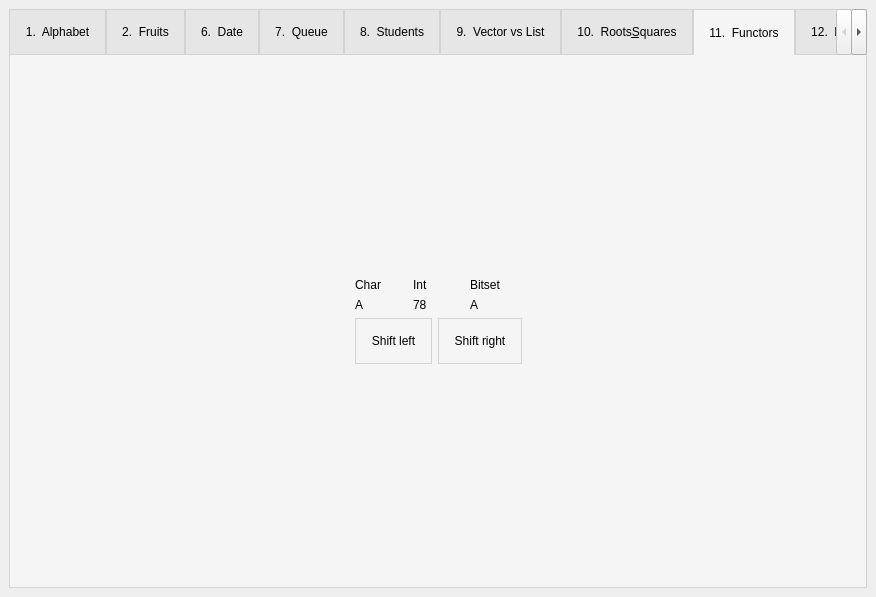
<?xml version="1.0" encoding="UTF-8"?>
<ui version="4.0">
 <class>MainWindow</class>
 <widget class="QMainWindow" name="MainWindow">
  <property name="geometry">
   <rect>
    <x>0</x>
    <y>0</y>
    <width>706</width>
    <height>597</height>
   </rect>
  </property>
  <property name="windowTitle">
   <string>MainWindow</string>
  </property>
  <property name="styleSheet">
   <string notr="true">QPushButton {
 background: rgb(245, 245, 245); 
  border: 1px solid lightgray; 
  padding: 15px;
}

QPushButton::pressed {
	background: rgb(230, 230, 230); 
}</string>
  </property>
  <widget class="QWidget" name="centralwidget">
   <property name="sizePolicy">
    <sizepolicy hsizetype="MinimumExpanding" vsizetype="MinimumExpanding">
     <horstretch>0</horstretch>
     <verstretch>0</verstretch>
    </sizepolicy>
   </property>
   <layout class="QHBoxLayout" name="horizontalLayout_10">
    <item>
     <widget class="QTabWidget" name="tabWidget">
      <property name="sizePolicy">
       <sizepolicy hsizetype="MinimumExpanding" vsizetype="MinimumExpanding">
        <horstretch>0</horstretch>
        <verstretch>0</verstretch>
       </sizepolicy>
      </property>
      <property name="styleSheet">
       <string notr="true">QTabWidget::pane {
  border: 1px solid lightgray;
  top:-1px; 
  /*background: red;*/
 background: rgb(245, 245, 245);
} 

QTabWidget::tab-bar {
	background: red;
	left: 0;
}

QTabBar::pane {
	background: red;
}

QTabBar::tab {
  background: rgb(230, 230, 230); 
  border: 1px solid lightgray; 
  padding: 15px;
} 

QTabBar::tab:selected { 
  background: rgb(245, 245, 245); 
  margin-bottom: -1px; 
}</string>
      </property>
      <property name="tabPosition">
       <enum>QTabWidget::North</enum>
      </property>
      <property name="tabShape">
       <enum>QTabWidget::Rounded</enum>
      </property>
      <property name="currentIndex">
       <number>7</number>
      </property>
      <property name="elideMode">
       <enum>Qt::ElideNone</enum>
      </property>
      <property name="usesScrollButtons">
       <bool>true</bool>
      </property>
      <widget class="QWidget" name="tab">
       <attribute name="title">
        <string>1.  Alphabet</string>
       </attribute>
       <layout class="QVBoxLayout" name="verticalLayout_7">
        <item>
         <layout class="QVBoxLayout" name="verticalLayout_2">
          <property name="spacing">
           <number>0</number>
          </property>
          <property name="leftMargin">
           <number>10</number>
          </property>
          <property name="topMargin">
           <number>10</number>
          </property>
          <property name="rightMargin">
           <number>10</number>
          </property>
          <property name="bottomMargin">
           <number>10</number>
          </property>
          <item>
           <spacer name="verticalSpacer_3">
            <property name="orientation">
             <enum>Qt::Vertical</enum>
            </property>
            <property name="sizeType">
             <enum>QSizePolicy::MinimumExpanding</enum>
            </property>
            <property name="sizeHint" stdset="0">
             <size>
              <width>20</width>
              <height>40</height>
             </size>
            </property>
           </spacer>
          </item>
          <item>
           <layout class="QHBoxLayout" name="horizontalLayout_3">
            <item>
             <spacer name="horizontalSpacer_5">
              <property name="orientation">
               <enum>Qt::Horizontal</enum>
              </property>
              <property name="sizeType">
               <enum>QSizePolicy::MinimumExpanding</enum>
              </property>
              <property name="sizeHint" stdset="0">
               <size>
                <width>40</width>
                <height>20</height>
               </size>
              </property>
             </spacer>
            </item>
            <item>
             <widget class="QLabel" name="label">
              <property name="font">
               <font>
                <pointsize>40</pointsize>
               </font>
              </property>
              <property name="text">
               <string>TextLabel</string>
              </property>
             </widget>
            </item>
            <item>
             <spacer name="horizontalSpacer">
              <property name="orientation">
               <enum>Qt::Horizontal</enum>
              </property>
              <property name="sizeType">
               <enum>QSizePolicy::MinimumExpanding</enum>
              </property>
              <property name="sizeHint" stdset="0">
               <size>
                <width>40</width>
                <height>20</height>
               </size>
              </property>
             </spacer>
            </item>
           </layout>
          </item>
          <item>
           <spacer name="verticalSpacer_2">
            <property name="orientation">
             <enum>Qt::Vertical</enum>
            </property>
            <property name="sizeType">
             <enum>QSizePolicy::MinimumExpanding</enum>
            </property>
            <property name="sizeHint" stdset="0">
             <size>
              <width>20</width>
              <height>40</height>
             </size>
            </property>
           </spacer>
          </item>
          <item>
           <layout class="QHBoxLayout" name="horizontalLayout_4">
            <item>
             <spacer name="horizontalSpacer_2">
              <property name="orientation">
               <enum>Qt::Horizontal</enum>
              </property>
              <property name="sizeHint" stdset="0">
               <size>
                <width>40</width>
                <height>20</height>
               </size>
              </property>
             </spacer>
            </item>
            <item>
             <widget class="QPushButton" name="pushButton">
              <property name="styleSheet">
               <string notr="true"/>
              </property>
              <property name="text">
               <string>Forward</string>
              </property>
             </widget>
            </item>
            <item>
             <spacer name="horizontalSpacer_3">
              <property name="orientation">
               <enum>Qt::Horizontal</enum>
              </property>
              <property name="sizeHint" stdset="0">
               <size>
                <width>40</width>
                <height>20</height>
               </size>
              </property>
             </spacer>
            </item>
            <item>
             <widget class="QPushButton" name="pushButton_2">
              <property name="text">
               <string>Reverse</string>
              </property>
             </widget>
            </item>
            <item>
             <spacer name="horizontalSpacer_4">
              <property name="orientation">
               <enum>Qt::Horizontal</enum>
              </property>
              <property name="sizeHint" stdset="0">
               <size>
                <width>40</width>
                <height>20</height>
               </size>
              </property>
             </spacer>
            </item>
           </layout>
          </item>
          <item>
           <spacer name="verticalSpacer">
            <property name="orientation">
             <enum>Qt::Vertical</enum>
            </property>
            <property name="sizeType">
             <enum>QSizePolicy::MinimumExpanding</enum>
            </property>
            <property name="sizeHint" stdset="0">
             <size>
              <width>20</width>
              <height>40</height>
             </size>
            </property>
           </spacer>
          </item>
         </layout>
        </item>
       </layout>
      </widget>
      <widget class="QWidget" name="tab_2">
       <attribute name="title">
        <string>2.  Fruits</string>
       </attribute>
       <layout class="QVBoxLayout" name="verticalLayout_8">
        <item>
         <layout class="QHBoxLayout" name="horizontalLayout_5">
          <property name="sizeConstraint">
           <enum>QLayout::SetMaximumSize</enum>
          </property>
          <property name="leftMargin">
           <number>20</number>
          </property>
          <property name="topMargin">
           <number>20</number>
          </property>
          <property name="rightMargin">
           <number>20</number>
          </property>
          <property name="bottomMargin">
           <number>20</number>
          </property>
          <item>
           <spacer name="horizontalSpacer_6">
            <property name="orientation">
             <enum>Qt::Horizontal</enum>
            </property>
            <property name="sizeHint" stdset="0">
             <size>
              <width>40</width>
              <height>20</height>
             </size>
            </property>
           </spacer>
          </item>
          <item>
           <layout class="QVBoxLayout" name="verticalLayout_3">
            <item>
             <layout class="QHBoxLayout" name="horizontalLayout_6">
              <property name="topMargin">
               <number>0</number>
              </property>
              <property name="bottomMargin">
               <number>0</number>
              </property>
              <item>
               <spacer name="horizontalSpacer_10">
                <property name="orientation">
                 <enum>Qt::Horizontal</enum>
                </property>
                <property name="sizeHint" stdset="0">
                 <size>
                  <width>40</width>
                  <height>20</height>
                 </size>
                </property>
               </spacer>
              </item>
              <item>
               <widget class="QLabel" name="label_2">
                <property name="font">
                 <font>
                  <pointsize>20</pointsize>
                 </font>
                </property>
                <property name="text">
                 <string>Input</string>
                </property>
               </widget>
              </item>
              <item>
               <spacer name="horizontalSpacer_11">
                <property name="orientation">
                 <enum>Qt::Horizontal</enum>
                </property>
                <property name="sizeHint" stdset="0">
                 <size>
                  <width>40</width>
                  <height>20</height>
                 </size>
                </property>
               </spacer>
              </item>
             </layout>
            </item>
            <item>
             <widget class="QListView" name="listView"/>
            </item>
            <item>
             <layout class="QHBoxLayout" name="horizontalLayout_8">
              <property name="topMargin">
               <number>0</number>
              </property>
              <property name="bottomMargin">
               <number>0</number>
              </property>
              <item>
               <widget class="QLineEdit" name="lineEdit"/>
              </item>
              <item>
               <widget class="QPushButton" name="pushButton_7">
                <property name="styleSheet">
                 <string notr="true">QPushButton {
	padding: 2px;
}</string>
                </property>
                <property name="text">
                 <string>Add</string>
                </property>
               </widget>
              </item>
             </layout>
            </item>
           </layout>
          </item>
          <item>
           <spacer name="horizontalSpacer_8">
            <property name="orientation">
             <enum>Qt::Horizontal</enum>
            </property>
            <property name="sizeHint" stdset="0">
             <size>
              <width>40</width>
              <height>20</height>
             </size>
            </property>
           </spacer>
          </item>
          <item>
           <layout class="QVBoxLayout" name="verticalLayout_5">
            <item>
             <widget class="QPushButton" name="pushButton_3">
              <property name="text">
               <string>Starts with 'A'</string>
              </property>
             </widget>
            </item>
            <item>
             <widget class="QPushButton" name="pushButton_4">
              <property name="text">
               <string>Sort</string>
              </property>
             </widget>
            </item>
            <item>
             <widget class="QPushButton" name="pushButton_5">
              <property name="text">
               <string>Remove Citrus</string>
              </property>
             </widget>
            </item>
            <item>
             <widget class="QPushButton" name="pushButton_6">
              <property name="text">
               <string>Load from file</string>
              </property>
             </widget>
            </item>
           </layout>
          </item>
          <item>
           <spacer name="horizontalSpacer_9">
            <property name="orientation">
             <enum>Qt::Horizontal</enum>
            </property>
            <property name="sizeHint" stdset="0">
             <size>
              <width>40</width>
              <height>20</height>
             </size>
            </property>
           </spacer>
          </item>
          <item>
           <layout class="QVBoxLayout" name="verticalLayout_4">
            <item>
             <layout class="QHBoxLayout" name="horizontalLayout_7">
              <property name="topMargin">
               <number>0</number>
              </property>
              <property name="bottomMargin">
               <number>0</number>
              </property>
              <item>
               <spacer name="horizontalSpacer_12">
                <property name="orientation">
                 <enum>Qt::Horizontal</enum>
                </property>
                <property name="sizeHint" stdset="0">
                 <size>
                  <width>40</width>
                  <height>20</height>
                 </size>
                </property>
               </spacer>
              </item>
              <item>
               <widget class="QLabel" name="label_4">
                <property name="font">
                 <font>
                  <pointsize>20</pointsize>
                 </font>
                </property>
                <property name="text">
                 <string>Output</string>
                </property>
               </widget>
              </item>
              <item>
               <spacer name="horizontalSpacer_13">
                <property name="orientation">
                 <enum>Qt::Horizontal</enum>
                </property>
                <property name="sizeHint" stdset="0">
                 <size>
                  <width>40</width>
                  <height>20</height>
                 </size>
                </property>
               </spacer>
              </item>
             </layout>
            </item>
            <item>
             <widget class="QListView" name="listView_2"/>
            </item>
           </layout>
          </item>
          <item>
           <spacer name="horizontalSpacer_7">
            <property name="orientation">
             <enum>Qt::Horizontal</enum>
            </property>
            <property name="sizeHint" stdset="0">
             <size>
              <width>40</width>
              <height>20</height>
             </size>
            </property>
           </spacer>
          </item>
         </layout>
        </item>
       </layout>
      </widget>
      <widget class="QWidget" name="tab_3">
       <attribute name="title">
        <string>6.  Date</string>
       </attribute>
       <layout class="QVBoxLayout" name="verticalLayout_10">
        <item>
         <layout class="QHBoxLayout" name="horizontalLayout_9">
          <property name="leftMargin">
           <number>20</number>
          </property>
          <property name="topMargin">
           <number>20</number>
          </property>
          <property name="rightMargin">
           <number>20</number>
          </property>
          <property name="bottomMargin">
           <number>20</number>
          </property>
          <item>
           <spacer name="horizontalSpacer_14">
            <property name="orientation">
             <enum>Qt::Horizontal</enum>
            </property>
            <property name="sizeHint" stdset="0">
             <size>
              <width>40</width>
              <height>20</height>
             </size>
            </property>
           </spacer>
          </item>
          <item>
           <layout class="QVBoxLayout" name="verticalLayout_6">
            <item>
             <spacer name="verticalSpacer_5">
              <property name="orientation">
               <enum>Qt::Vertical</enum>
              </property>
              <property name="sizeHint" stdset="0">
               <size>
                <width>20</width>
                <height>40</height>
               </size>
              </property>
             </spacer>
            </item>
            <item>
             <widget class="QLineEdit" name="lineEdit_2"/>
            </item>
            <item>
             <widget class="QPushButton" name="pushButton_8">
              <property name="text">
               <string>Add</string>
              </property>
             </widget>
            </item>
            <item>
             <spacer name="verticalSpacer_4">
              <property name="orientation">
               <enum>Qt::Vertical</enum>
              </property>
              <property name="sizeHint" stdset="0">
               <size>
                <width>20</width>
                <height>40</height>
               </size>
              </property>
             </spacer>
            </item>
           </layout>
          </item>
          <item>
           <spacer name="horizontalSpacer_15">
            <property name="orientation">
             <enum>Qt::Horizontal</enum>
            </property>
            <property name="sizeHint" stdset="0">
             <size>
              <width>40</width>
              <height>20</height>
             </size>
            </property>
           </spacer>
          </item>
          <item>
           <widget class="QListView" name="listView_3"/>
          </item>
          <item>
           <spacer name="horizontalSpacer_16">
            <property name="orientation">
             <enum>Qt::Horizontal</enum>
            </property>
            <property name="sizeHint" stdset="0">
             <size>
              <width>40</width>
              <height>20</height>
             </size>
            </property>
           </spacer>
          </item>
         </layout>
        </item>
       </layout>
      </widget>
      <widget class="QWidget" name="tab_4">
       <attribute name="title">
        <string>7.  Queue</string>
       </attribute>
      </widget>
      <widget class="QWidget" name="tab_5">
       <attribute name="title">
        <string>8.  Students</string>
       </attribute>
       <layout class="QHBoxLayout" name="horizontalLayout_15">
        <item>
         <spacer name="horizontalSpacer_20">
          <property name="orientation">
           <enum>Qt::Horizontal</enum>
          </property>
          <property name="sizeHint" stdset="0">
           <size>
            <width>40</width>
            <height>20</height>
           </size>
          </property>
         </spacer>
        </item>
        <item>
         <layout class="QVBoxLayout" name="verticalLayout_13">
          <item>
           <spacer name="verticalSpacer_6">
            <property name="orientation">
             <enum>Qt::Vertical</enum>
            </property>
            <property name="sizeHint" stdset="0">
             <size>
              <width>20</width>
              <height>40</height>
             </size>
            </property>
           </spacer>
          </item>
          <item>
           <layout class="QVBoxLayout" name="verticalLayout_12">
            <item>
             <layout class="QHBoxLayout" name="horizontalLayout_11">
              <item>
               <widget class="QLabel" name="label_10">
                <property name="text">
                 <string>0</string>
                </property>
               </widget>
              </item>
              <item>
               <widget class="QLineEdit" name="lineEdit_3"/>
              </item>
              <item>
               <widget class="QPushButton" name="pushButton_9">
                <property name="text">
                 <string>Mark Today</string>
                </property>
               </widget>
              </item>
             </layout>
            </item>
            <item>
             <layout class="QVBoxLayout" name="verticalLayout_11">
              <item>
               <layout class="QHBoxLayout" name="horizontalLayout_12">
                <item>
                 <widget class="QLabel" name="label_3">
                  <property name="text">
                   <string>12 days:</string>
                  </property>
                 </widget>
                </item>
                <item>
                 <widget class="QLabel" name="label_5">
                  <property name="text">
                   <string>TextLabel</string>
                  </property>
                 </widget>
                </item>
                <item>
                 <spacer name="horizontalSpacer_17">
                  <property name="orientation">
                   <enum>Qt::Horizontal</enum>
                  </property>
                  <property name="sizeHint" stdset="0">
                   <size>
                    <width>40</width>
                    <height>20</height>
                   </size>
                  </property>
                 </spacer>
                </item>
               </layout>
              </item>
              <item>
               <layout class="QHBoxLayout" name="horizontalLayout_13">
                <item>
                 <widget class="QLabel" name="label_6">
                  <property name="text">
                   <string>8 days:</string>
                  </property>
                 </widget>
                </item>
                <item>
                 <widget class="QLabel" name="label_7">
                  <property name="text">
                   <string>TextLabel</string>
                  </property>
                 </widget>
                </item>
                <item>
                 <spacer name="horizontalSpacer_18">
                  <property name="orientation">
                   <enum>Qt::Horizontal</enum>
                  </property>
                  <property name="sizeHint" stdset="0">
                   <size>
                    <width>40</width>
                    <height>20</height>
                   </size>
                  </property>
                 </spacer>
                </item>
               </layout>
              </item>
              <item>
               <layout class="QHBoxLayout" name="horizontalLayout_14">
                <item>
                 <widget class="QLabel" name="label_8">
                  <property name="text">
                   <string>Never:</string>
                  </property>
                 </widget>
                </item>
                <item>
                 <widget class="QLabel" name="label_9">
                  <property name="text">
                   <string>TextLabel</string>
                  </property>
                 </widget>
                </item>
                <item>
                 <spacer name="horizontalSpacer_19">
                  <property name="orientation">
                   <enum>Qt::Horizontal</enum>
                  </property>
                  <property name="sizeHint" stdset="0">
                   <size>
                    <width>40</width>
                    <height>20</height>
                   </size>
                  </property>
                 </spacer>
                </item>
               </layout>
              </item>
             </layout>
            </item>
           </layout>
          </item>
          <item>
           <spacer name="verticalSpacer_7">
            <property name="orientation">
             <enum>Qt::Vertical</enum>
            </property>
            <property name="sizeHint" stdset="0">
             <size>
              <width>20</width>
              <height>40</height>
             </size>
            </property>
           </spacer>
          </item>
         </layout>
        </item>
        <item>
         <spacer name="horizontalSpacer_21">
          <property name="orientation">
           <enum>Qt::Horizontal</enum>
          </property>
          <property name="sizeHint" stdset="0">
           <size>
            <width>40</width>
            <height>20</height>
           </size>
          </property>
         </spacer>
        </item>
       </layout>
      </widget>
      <widget class="QWidget" name="tab_6">
       <attribute name="title">
        <string>9.  Vector vs List</string>
       </attribute>
       <layout class="QVBoxLayout" name="verticalLayout_15">
        <item>
         <spacer name="verticalSpacer_8">
          <property name="orientation">
           <enum>Qt::Vertical</enum>
          </property>
          <property name="sizeHint" stdset="0">
           <size>
            <width>20</width>
            <height>40</height>
           </size>
          </property>
         </spacer>
        </item>
        <item>
         <layout class="QHBoxLayout" name="horizontalLayout_19">
          <item>
           <spacer name="horizontalSpacer_22">
            <property name="orientation">
             <enum>Qt::Horizontal</enum>
            </property>
            <property name="sizeHint" stdset="0">
             <size>
              <width>40</width>
              <height>20</height>
             </size>
            </property>
           </spacer>
          </item>
          <item>
           <layout class="QVBoxLayout" name="verticalLayout_14">
            <item>
             <layout class="QHBoxLayout" name="horizontalLayout_16">
              <item>
               <widget class="QLabel" name="label_11">
                <property name="text">
                 <string>Number of random accesses</string>
                </property>
               </widget>
              </item>
              <item>
               <widget class="QSpinBox" name="spinBox"/>
              </item>
              <item>
               <widget class="QPushButton" name="pushButton_10">
                <property name="text">
                 <string>Run</string>
                </property>
               </widget>
              </item>
             </layout>
            </item>
            <item>
             <layout class="QHBoxLayout" name="horizontalLayout_17">
              <item>
               <widget class="QLabel" name="label_12">
                <property name="font">
                 <font>
                  <pointsize>20</pointsize>
                 </font>
                </property>
                <property name="text">
                 <string>Vector time:</string>
                </property>
               </widget>
              </item>
              <item>
               <widget class="QLabel" name="label_13">
                <property name="font">
                 <font>
                  <family>Helvetica</family>
                  <pointsize>25</pointsize>
                  <weight>75</weight>
                  <bold>true</bold>
                 </font>
                </property>
                <property name="text">
                 <string>0</string>
                </property>
               </widget>
              </item>
             </layout>
            </item>
            <item>
             <layout class="QHBoxLayout" name="horizontalLayout_18">
              <item>
               <widget class="QLabel" name="label_14">
                <property name="font">
                 <font>
                  <pointsize>20</pointsize>
                 </font>
                </property>
                <property name="text">
                 <string>List time:</string>
                </property>
               </widget>
              </item>
              <item>
               <widget class="QLabel" name="label_15">
                <property name="font">
                 <font>
                  <family>Helvetica</family>
                  <pointsize>25</pointsize>
                  <weight>75</weight>
                  <bold>true</bold>
                 </font>
                </property>
                <property name="text">
                 <string>0</string>
                </property>
               </widget>
              </item>
             </layout>
            </item>
           </layout>
          </item>
          <item>
           <spacer name="horizontalSpacer_23">
            <property name="orientation">
             <enum>Qt::Horizontal</enum>
            </property>
            <property name="sizeHint" stdset="0">
             <size>
              <width>40</width>
              <height>20</height>
             </size>
            </property>
           </spacer>
          </item>
         </layout>
        </item>
        <item>
         <spacer name="verticalSpacer_9">
          <property name="orientation">
           <enum>Qt::Vertical</enum>
          </property>
          <property name="sizeHint" stdset="0">
           <size>
            <width>20</width>
            <height>40</height>
           </size>
          </property>
         </spacer>
        </item>
       </layout>
      </widget>
      <widget class="QWidget" name="tab_7">
       <attribute name="title">
        <string>10.  Roots&amp;Squares</string>
       </attribute>
       <layout class="QVBoxLayout" name="verticalLayout_18">
        <item>
         <spacer name="verticalSpacer_10">
          <property name="orientation">
           <enum>Qt::Vertical</enum>
          </property>
          <property name="sizeHint" stdset="0">
           <size>
            <width>20</width>
            <height>40</height>
           </size>
          </property>
         </spacer>
        </item>
        <item>
         <layout class="QHBoxLayout" name="horizontalLayout_21">
          <item>
           <spacer name="horizontalSpacer_24">
            <property name="orientation">
             <enum>Qt::Horizontal</enum>
            </property>
            <property name="sizeHint" stdset="0">
             <size>
              <width>40</width>
              <height>20</height>
             </size>
            </property>
           </spacer>
          </item>
          <item>
           <layout class="QHBoxLayout" name="horizontalLayout_20">
            <item>
             <layout class="QVBoxLayout" name="verticalLayout_16">
              <item>
               <widget class="QLabel" name="label_16">
                <property name="text">
                 <string>Squares</string>
                </property>
               </widget>
              </item>
              <item>
               <widget class="QListWidget" name="listWidget">
                <property name="maximumSize">
                 <size>
                  <width>100</width>
                  <height>16777215</height>
                 </size>
                </property>
               </widget>
              </item>
             </layout>
            </item>
            <item>
             <spacer name="horizontalSpacer_26">
              <property name="orientation">
               <enum>Qt::Horizontal</enum>
              </property>
              <property name="sizeHint" stdset="0">
               <size>
                <width>40</width>
                <height>20</height>
               </size>
              </property>
             </spacer>
            </item>
            <item>
             <layout class="QVBoxLayout" name="verticalLayout_17">
              <item>
               <widget class="QLabel" name="label_17">
                <property name="text">
                 <string>Roots</string>
                </property>
               </widget>
              </item>
              <item>
               <widget class="QListWidget" name="listWidget_2">
                <property name="maximumSize">
                 <size>
                  <width>100</width>
                  <height>16777215</height>
                 </size>
                </property>
               </widget>
              </item>
             </layout>
            </item>
           </layout>
          </item>
          <item>
           <spacer name="horizontalSpacer_25">
            <property name="orientation">
             <enum>Qt::Horizontal</enum>
            </property>
            <property name="sizeHint" stdset="0">
             <size>
              <width>40</width>
              <height>20</height>
             </size>
            </property>
           </spacer>
          </item>
         </layout>
        </item>
        <item>
         <layout class="QHBoxLayout" name="horizontalLayout_22">
          <property name="topMargin">
           <number>20</number>
          </property>
          <item>
           <spacer name="horizontalSpacer_27">
            <property name="orientation">
             <enum>Qt::Horizontal</enum>
            </property>
            <property name="sizeHint" stdset="0">
             <size>
              <width>40</width>
              <height>20</height>
             </size>
            </property>
           </spacer>
          </item>
          <item>
           <widget class="QPushButton" name="pushButton_11">
            <property name="maximumSize">
             <size>
              <width>16777215</width>
              <height>16777215</height>
             </size>
            </property>
            <property name="text">
             <string>Ну давай, нападай</string>
            </property>
           </widget>
          </item>
          <item>
           <spacer name="horizontalSpacer_28">
            <property name="orientation">
             <enum>Qt::Horizontal</enum>
            </property>
            <property name="sizeHint" stdset="0">
             <size>
              <width>40</width>
              <height>20</height>
             </size>
            </property>
           </spacer>
          </item>
         </layout>
        </item>
        <item>
         <spacer name="verticalSpacer_11">
          <property name="orientation">
           <enum>Qt::Vertical</enum>
          </property>
          <property name="sizeHint" stdset="0">
           <size>
            <width>20</width>
            <height>40</height>
           </size>
          </property>
         </spacer>
        </item>
       </layout>
      </widget>
      <widget class="QWidget" name="tab_8">
       <attribute name="title">
        <string>11.  Functors</string>
       </attribute>
       <layout class="QVBoxLayout" name="verticalLayout_23">
        <item>
         <spacer name="verticalSpacer_12">
          <property name="orientation">
           <enum>Qt::Vertical</enum>
          </property>
          <property name="sizeHint" stdset="0">
           <size>
            <width>20</width>
            <height>40</height>
           </size>
          </property>
         </spacer>
        </item>
        <item>
         <layout class="QHBoxLayout" name="horizontalLayout_25">
          <item>
           <spacer name="horizontalSpacer_29">
            <property name="orientation">
             <enum>Qt::Horizontal</enum>
            </property>
            <property name="sizeHint" stdset="0">
             <size>
              <width>40</width>
              <height>20</height>
             </size>
            </property>
           </spacer>
          </item>
          <item>
           <layout class="QVBoxLayout" name="verticalLayout_22">
            <item>
             <layout class="QHBoxLayout" name="horizontalLayout_23">
              <item>
               <layout class="QVBoxLayout" name="verticalLayout_19">
                <item>
                 <widget class="QLabel" name="label_18">
                  <property name="text">
                   <string>Char</string>
                  </property>
                 </widget>
                </item>
                <item>
                 <widget class="QLabel" name="label_19">
                  <property name="text">
                   <string>A</string>
                  </property>
                 </widget>
                </item>
               </layout>
              </item>
              <item>
               <layout class="QVBoxLayout" name="verticalLayout_20">
                <item>
                 <widget class="QLabel" name="label_20">
                  <property name="text">
                   <string>Int</string>
                  </property>
                 </widget>
                </item>
                <item>
                 <widget class="QLabel" name="label_21">
                  <property name="text">
                   <string>78</string>
                  </property>
                 </widget>
                </item>
               </layout>
              </item>
              <item>
               <layout class="QVBoxLayout" name="verticalLayout_21">
                <item>
                 <widget class="QLabel" name="label_22">
                  <property name="text">
                   <string>Bitset</string>
                  </property>
                 </widget>
                </item>
                <item>
                 <widget class="QLabel" name="label_23">
                  <property name="text">
                   <string>A</string>
                  </property>
                 </widget>
                </item>
               </layout>
              </item>
             </layout>
            </item>
            <item>
             <layout class="QHBoxLayout" name="horizontalLayout_24">
              <item>
               <widget class="QPushButton" name="pushButton_12">
                <property name="text">
                 <string>Shift left</string>
                </property>
               </widget>
              </item>
              <item>
               <widget class="QPushButton" name="pushButton_13">
                <property name="text">
                 <string>Shift right</string>
                </property>
               </widget>
              </item>
             </layout>
            </item>
           </layout>
          </item>
          <item>
           <spacer name="horizontalSpacer_30">
            <property name="orientation">
             <enum>Qt::Horizontal</enum>
            </property>
            <property name="sizeHint" stdset="0">
             <size>
              <width>40</width>
              <height>20</height>
             </size>
            </property>
           </spacer>
          </item>
         </layout>
        </item>
        <item>
         <spacer name="verticalSpacer_13">
          <property name="orientation">
           <enum>Qt::Vertical</enum>
          </property>
          <property name="sizeHint" stdset="0">
           <size>
            <width>20</width>
            <height>40</height>
           </size>
          </property>
         </spacer>
        </item>
       </layout>
      </widget>
      <widget class="QWidget" name="tab_9">
       <attribute name="title">
        <string>12.  Books</string>
       </attribute>
       <layout class="QVBoxLayout" name="verticalLayout_24">
        <item>
         <widget class="QTableWidget" name="tableWidget">
          <attribute name="verticalHeaderVisible">
           <bool>false</bool>
          </attribute>
          <row>
           <property name="text">
            <string>New Row</string>
           </property>
          </row>
          <row>
           <property name="text">
            <string>New Row</string>
           </property>
          </row>
          <row>
           <property name="text">
            <string>New Row</string>
           </property>
          </row>
          <row>
           <property name="text">
            <string>New Row</string>
           </property>
          </row>
          <row>
           <property name="text">
            <string>New Row</string>
           </property>
          </row>
          <row>
           <property name="text">
            <string>New Row</string>
           </property>
          </row>
          <row>
           <property name="text">
            <string>New Row</string>
           </property>
          </row>
          <column>
           <property name="text">
            <string>Name</string>
           </property>
          </column>
          <column>
           <property name="text">
            <string>Author</string>
           </property>
          </column>
          <column>
           <property name="text">
            <string>Year</string>
           </property>
          </column>
          <column>
           <property name="text">
            <string>Number of pages</string>
           </property>
          </column>
         </widget>
        </item>
        <item>
         <widget class="QPushButton" name="pushButton_14">
          <property name="text">
           <string>Read From a File</string>
          </property>
         </widget>
        </item>
       </layout>
      </widget>
     </widget>
    </item>
   </layout>
  </widget>
  <action name="action4_Alphabet">
   <property name="text">
    <string>4. Alphabet</string>
   </property>
  </action>
  <action name="action5_Fruits">
   <property name="text">
    <string>5. Fruits</string>
   </property>
  </action>
  <action name="action6_Dates">
   <property name="text">
    <string>6. Dates</string>
   </property>
  </action>
  <action name="action8_Students">
   <property name="text">
    <string>8. Students</string>
   </property>
  </action>
  <action name="action9_Extended_List">
   <property name="text">
    <string>9. Extended List</string>
   </property>
  </action>
 </widget>
 <resources/>
 <connections/>
</ui>
